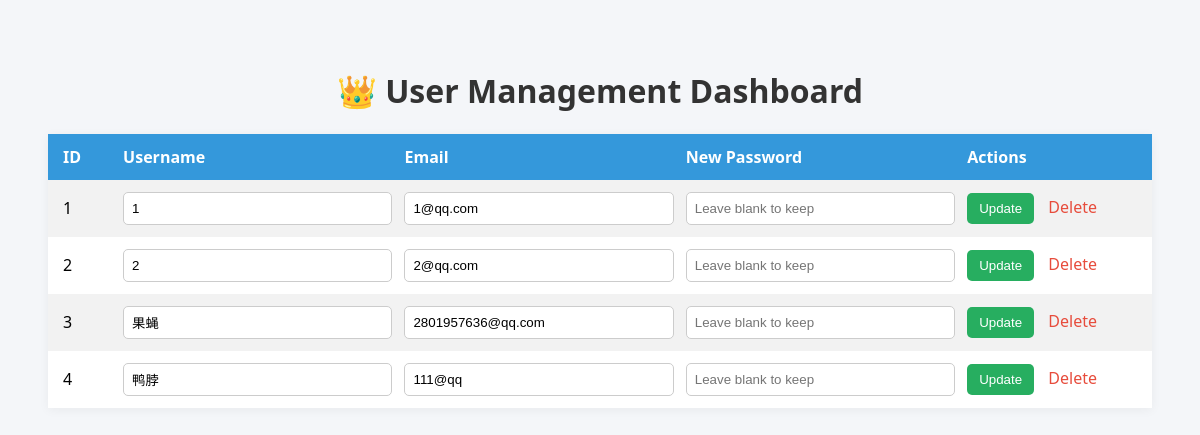
The app's page /master (signed in) with its own data.
### app.py (models this page shows, shortened)
class User(db.Model):
    id = db.Column(db.Integer, primary_key=True)
    username = db.Column(db.String(20), unique=True, nullable=False)
    email = db.Column(db.String(120), unique=True, nullable=False)
    password = db.Column(db.String(60), nullable=False)
    profile_picture = db.Column(db.String(20), nullable=True)  # Changed to nullable
    bio = db.Column(db.Text, nullable=True)
    created_at = db.Column(db.DateTime, nullable=True)  # Changed to nullable
    data = db.relationship('UserData',back_populates='user')
    is_admin = db.Column(db.Boolean, default=False)

### app.py (the view)
@app.route('/master', methods=['GET', 'POST'])
@admin_required
def master():
    users = User.query.all()
    return render_template('master.html', users=users)

### app.py (called while the page is built)
def admin_required(f):
    @wraps(f)
    def decorated_function(*args, **kwargs):
        user_id = session.get('user_id')
        user = User.query.get(user_id)
        if not user or not user.is_admin:
            abort(403)
        return f(*args, **kwargs)
    return decorated_function

### templates/master.html (shortened to what this page needs)
<!DOCTYPE html>
<html lang="en">
<head>
</head>
<body>
    <h1>👑 User Management Dashboard</h1>
    <table>
        <tr>
            <th>ID</th>
            <th>Username</th>
            <th>Email</th>
            <th>New Password</th>
            <th>Actions</th>
        </tr>
        {% for user in users %}
        <tr>
            <form method="POST" action="{{ url_for('update_user', user_id=user.id) }}">
                <td>{{ user.id }}</td>
                <td><input type="text" name="username" value="{{ user.username }}"></td>
                <td><input type="email" name="email" value="{{ user.email }}"></td>
                <td><input type="password" name="password" placeholder="Leave blank to keep"></td>
                <td>
                    <button type="submit">Update</button>
                    <a href="{{ url_for('delete_user', user_id=user.id) }}" onclick="return confirm('Delete this user?');">Delete</a>
                </td>
            </form>
        </tr>
        {% endfor %}
    </table>
</body>
</html>

### templates/master.html (style rules this page uses)
body { font-family: "Segoe UI", Tahoma, Geneva, Verdana, sans-serif; background-color: #f4f6f9; padding: 40px; }
h1 { text-align: center; color: #333; }
table { width: 100%; border-collapse: collapse; background-color: #fff; box-shadow: 0 2px 10px rgba(0, 0, 0, 0.05); }
th, td { padding: 12px 15px; text-align: left; }
th { background-color: #3498db; color: white; }
tr:nth-child(even) { background-color: #f2f2f2; }
input[type="text"], input[type="email"], input[type="password"] { width: 100%; padding: 8px; border: 1px solid #ccc; border-radius: 5px; }
button { background-color: #27ae60; color: white; border: none; padding: 8px 12px; border-radius: 5px; cursor: pointer; }
a { margin-left: 10px; color: #e74c3c; text-decoration: none; }
form { display: contents; }

### records on screen
User: id "1", username "1", email "1@qq.com"
User: id "2", username "2", email "2@qq.com"
User: id "3", username "果蝇", email "2801957636@qq.com"
User: id "4", username "鸭脖", email "111@qq"
